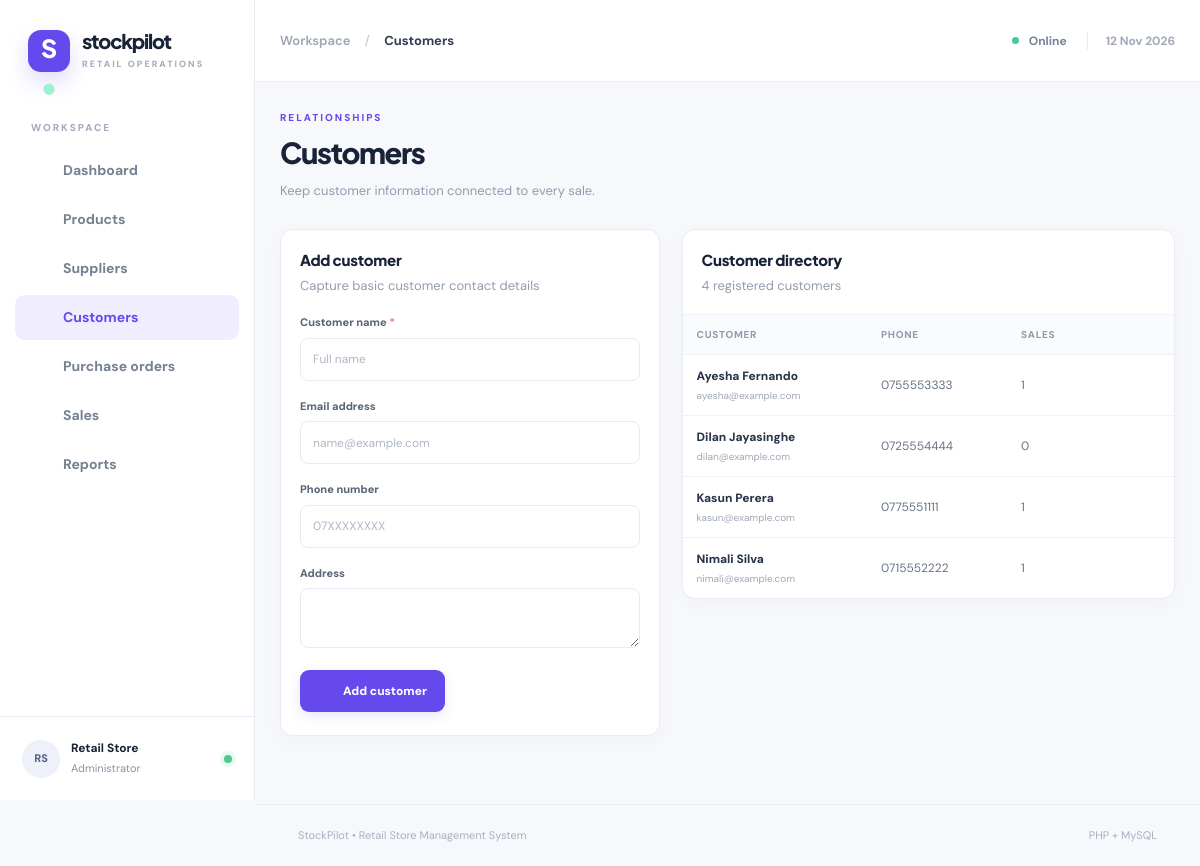
The page /customers.php on the database its author committed.
### tables this page shows
CREATE TABLE customers (
 customer_id INT UNSIGNED AUTO_INCREMENT PRIMARY KEY,
 customer_name VARCHAR(150) NOT NULL,
 email VARCHAR(150),
 phone VARCHAR(30),
 address VARCHAR(255)
);

### customers.php (the view, shortened to what this page needs)
<?php
require_once __DIR__.'/bootstrap.php';
$edit=isset($_GET['edit'])?one('SELECT * FROM customers WHERE customer_id=?',[valid_id($_GET['edit'])]):false;
$customers=rows('SELECT c.*,COUNT(DISTINCT s.sale_id) sale_count FROM customers c LEFT JOIN sales s ON c.customer_id=s.customer_id GROUP BY c.customer_id ORDER BY c.customer_name');
render_header('Customers','customers.php');page_heading('RELATIONSHIPS','Customers','Keep customer information connected to every sale.');
?>
<div class="two-column form-layout"><section class="panel"><div class="panel-head"><div><h3><?=$edit?'Edit customer':'Add customer'?></h3><p>Capture basic customer contact details</p></div></div><form class="form-body" method="post"><?=csrf_field()?><input type="hidden" name="id" value="<?=e($edit['customer_id']??'')?>"><div class="field"><label>Customer name <span>*</span></label><input required name="customer_name" maxlength="150" value="<?=e($edit['customer_name']??'')?>" placeholder="Full name"></div><div class="field"><label>Email address</label><input type="email" name="email" maxlength="150" value="<?=e($edit['email']??'')?>" placeholder="name@example.com"></div><div class="field"><label>Phone number</label><input name="phone" maxlength="30" value="<?=e($edit['phone']??'')?>" placeholder="07XXXXXXXX"></div><div class="field"><label>Address</label><textarea name="address" rows="2" maxlength="255"><?=e($edit['address']??'')?></textarea></div><div class="form-actions"><button type="submit" class="btn primary"><?=icon('check')?><?=$edit?'Save changes':'Add customer'?></button><?php if($edit):?><a href="customers.php" class="btn ghost">Cancel</a><?php endif;?></div></form></section>
<section class="panel"><div class="panel-head"><div><h3>Customer directory</h3><p><?=count($customers)?> registered customers</p></div></div><div class="table-wrap"><table><thead><tr><th>Customer</th><th>Phone</th><th>Sales</th><th></th></tr></thead><tbody><?php foreach($customers as $c):?><tr><td><strong><?=e($c['customer_name'])?></strong><small class="table-sub"><?=e($c['email']??'')?></small></td><td><?=e($c['phone']??'—')?></td><td><?=e($c['sale_count'])?></td><td><a class="icon-button" title="Edit" href="customers.php?edit=<?=$c['customer_id']?>"><?=icon('edit')?></a></td></tr><?php endforeach;if(!$customers):?><tr><td colspan="4" class="empty">No customers yet.</td></tr><?php endif;?></tbody></table></div></section></div>
<?php render_footer(); ?>

### bootstrap.php (shortened to what this page needs)
<?php
function db(): PDO {
    static $pdo = null;
    if ($pdo === null) {
        try {
            $pdo = new PDO('mysql:host='.DB_HOST.';port='.DB_PORT.';dbname='.DB_NAME.';charset=utf8mb4', DB_USER, DB_PASSWORD, [
                PDO::ATTR_ERRMODE => PDO::ERRMODE_EXCEPTION,
                PDO::ATTR_DEFAULT_FETCH_MODE => PDO::FETCH_ASSOC,
                PDO::ATTR_EMULATE_PREPARES => false,
            ]);
            $expected = ['categories','customers','products','product_suppliers','purchase_orders','purchase_order_items','sales','sale_items','suppliers'];
            $found = $pdo->query('SHOW TABLES')->fetchAll(PDO::FETCH_COLUMN);
            $missing = array_diff($expected, $found);
        } catch (PDOException $e) {
            http_response_code(503);
            exit('<div style="font:16px Arial;max-width:700px;margin:12vh auto;padding:35px;border:1px solid #ddd;border-radius:15px"><h2>Database connection failed</h2><p>Start MySQL in XAMPP, import <code>database.sql</code> and check <code>config.php</code>.</p><pre>'.htmlspecialchars($e->getMessage(),ENT_QUOTES,'UTF-8').'</pre></div>');
        }
    }
    return $pdo;
}
function e($value): string { return htmlspecialchars((string)($value ?? ''), ENT_QUOTES | ENT_SUBSTITUTE, 'UTF-8'); }
function take_flash(): ?array { $f=$_SESSION['flash']??null;unset($_SESSION['flash']);return $f; }
function rows(string $sql, array $params=[]): array { $stmt=db()->prepare($sql);$stmt->execute($params);return $stmt->fetchAll(); }
function icon(string $name): string {
    $paths=[
      'grid'=>'<rect x="3" y="3" width="7" height="7" rx="1"/><rect x="14" y="3" width="7" height="7" rx="1"/><rect x="3" y="14" width="7" height="7" rx="1"/><rect x="14" y="14" width="7" height="7" rx="1"/>',
      'box'=>'<path d="M21 8a2 2 0 0 0-1-1.73l-7-4a2 2 0 0 0-2 0l-7 4A2 2 0 0 0 3 8v8a2 2 0 0 0 1 1.73l7 4a2 2 0 0 0 2 0l7-4A2 2 0 0 0 21 16Z"/><path d="m3.3 7 8.7 5 8.7-5M12 22V12"/>',
      'truck'=>'<path d="M10 17h4V5H2v12h3"/><path d="M14 9h4l4 4v4h-3"/><circle cx="7.5" cy="17.5" r="2.5"/><circle cx="16.5" cy="17.5" r="2.5"/>',
      'cart'=>'<circle cx="9" cy="21" r="1"/><circle cx="20" cy="21" r="1"/><path d="M1 1h4l2.8 13.4a2 2 0 0 0 2 1.6h9.8a2 2 0 0 0 2-1.6L23 6H6"/>',
      'users'=>'<path d="M16 21v-2a4 4 0 0 0-4-4H6a4 4 0 0 0-4 4v2"/><circle cx="9" cy="7" r="4"/><path d="M22 21v-2a4 4 0 0 0-3-3.87M16 3.13a4 4 0 0 1 0 7.75"/>',
      'chart'=>'<path d="M3 3v18h18M7 16v-5M12 16V7M17 16v-9"/>',
      'plus'=>'<path d="M12 5v14M5 12h14"/>',
      'search'=>'<circle cx="11" cy="11" r="8"/><path d="m21 21-4.35-4.35"/>',
      'alert'=>'<path d="M10.3 3.9 2 18.2A2 2 0 0 0 3.7 21h16.6a2 2 0 0 0 1.7-2.8L13.7 3.9a2 2 0 0 0-3.4 0Z"/><path d="M12 9v4M12 17h.01"/>',
      'arrow'=>'<path d="M5 12h14m-6-6 6 6-6 6"/>',
      'check'=>'<path d="m5 12 4 4L19 6"/>',
      'layers'=>'<path d="m12 2-9 5 9 5 9-5-9-5ZM3 12l9 5 9-5M3 17l9 5 9-5"/>',
      'menu'=>'<path d="M4 6h16M4 12h16M4 18h16"/>',
      'printer'=>'<path d="M6 9V2h12v7M6 18H4a2 2 0 0 1-2-2v-5a2 2 0 0 1 2-2h16a2 2 0 0 1 2 2v5a2 2 0 0 1-2 2h-2"/><path d="M6 14h12v8H6z"/>',
      'edit'=>'<path d="M12 20h9M16 4a2.1 2.1 0 0 1 3 3L7 19l-4 1 1-4Z"/>',
      'trash'=>'<path d="M3 6h18M8 6V4h8v2m3 0-1 14H6L5 6M10 10v6m4-6v6"/>',
    ];
    return '<svg width="19" height="19" viewBox="0 0 24 24" fill="none" stroke="currentColor" stroke-width="1.8" stroke-linecap="round" stroke-linejoin="round" aria-hidden="true">'.($paths[$name]??$paths['grid']).'</svg>';
}
function render_header(string $title,string $section): void {
    $nav=['index.php'=>['grid','Dashboard'],'products.php'=>['box','Products'],'suppliers.php'=>['truck','Suppliers'],'customers.php'=>['users','Customers'],'purchases.php'=>['layers','Purchase orders'],'sales.php'=>['cart','Sales'],'reports.php'=>['chart','Reports']];
    $flash=take_flash();
    ?><!doctype html><html lang="en"><head><meta charset="utf-8"><meta name="viewport" content="width=device-width,initial-scale=1"><title><?=e($title)?> · <?=APP_NAME?></title><link rel="stylesheet" href="assets/style.css"></head>
    <body><div class="shell"><aside class="sidebar" id="sidebar"><div class="brand"><div class="brand-mark">S<span>•</span></div><div><strong>stockpilot</strong><small>RETAIL OPERATIONS</small></div></div><div class="nav-heading">WORKSPACE</div><nav class="nav"><?php foreach($nav as $path=>[$glyph,$label]): ?><a class="nav-link <?=$section===$path?'active':''?>" href="<?=e($path)?>"><?=icon($glyph)?><span><?=e($label)?></span></a><?php endforeach; ?></nav><div class="sidebar-bottom"><div class="avatar">RS</div><div><strong>Retail Store</strong><small>Administrator</small></div><span class="online"></span></div></aside><div class="main"><header class="topbar"><button type="button" class="icon-button mobile-menu" onclick="document.getElementById('sidebar').classList.toggle('show')" aria-label="Open menu"><?=icon('menu')?></button><div class="breadcrumb">Workspace <span>/</span> <strong><?=e($title)?></strong></div><div class="top-right"><span class="live-dot"></span> Online <span class="top-date"><?=date('d M Y')?></span></div></header><main class="content"><?php if($flash):?><div class="notice <?=e($flash['type'])?>"><?=icon($flash['type']==='error'?'alert':'check')?><?=e($flash['message'])?></div><?php endif;?>
    <?php
}
function render_footer(): void { echo '</main><footer class="footer">StockPilot • Retail Store Management System <span>PHP + MySQL</span></footer></div></div><script src="assets/app.js"></script></body></html>'; }
function page_heading(string $eyebrow,string $title,string $description,string $right=''): void {echo '<div class="page-heading"><div><div class="eyebrow">'.e($eyebrow).'</div><h1>'.e($title).'</h1><p>'.e($description).'</p></div><div class="heading-actions">'.$right.'</div></div>';}

### rows shown on the page
customers: customer_name "Ayesha Fernando", email "ayesha@example.com", phone "0755553333", sale_count "1"
customers: customer_name "Dilan Jayasinghe", email "dilan@example.com", phone "0725554444", sale_count "0"
customers: customer_name "Kasun Perera", email "kasun@example.com", phone "0775551111", sale_count "1"
customers: customer_name "Nimali Silva", email "nimali@example.com", phone "0715552222", sale_count "1"

### other values the page prints
$label "Dashboard"
$label "Products"
$label "Suppliers"
$label "Customers"
$label "Purchase orders"
$label "Sales"
$label "Reports"
$title "Customers"
$eyebrow "RELATIONSHIPS"
$description "Keep customer information connected to every sale."
count($customers) "4"
